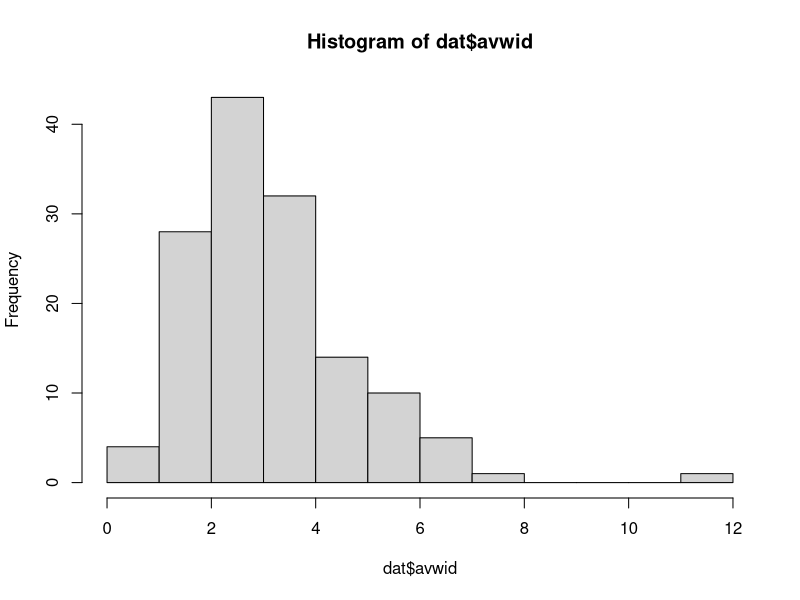
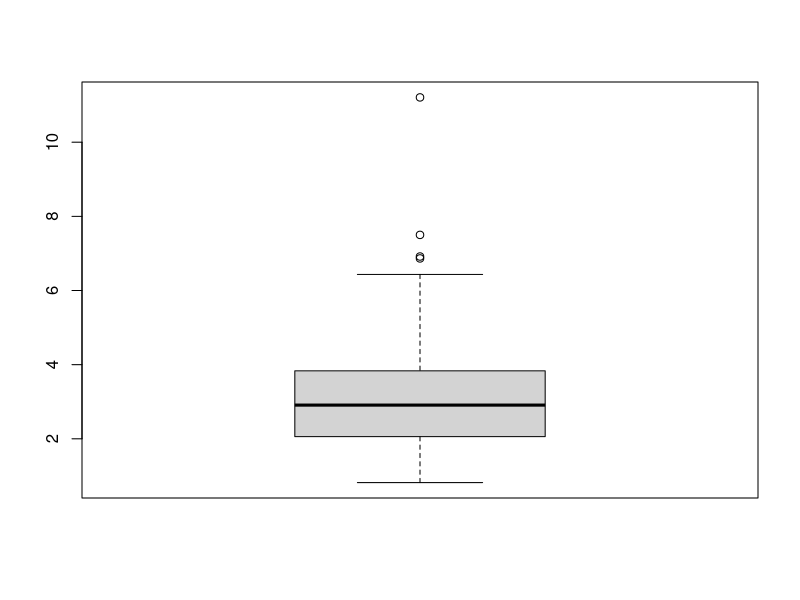

Reproduce these figures in R, in order.
#############################
##  Summary Stats of Data
#############################

#load data
data <- read.csv("Data/Thesis/Tidy/TroutStatus_sites.csv", header = T)

str(data)

summary(data$HUC8)

#mean wetted width

#need covariate data
dat <- read.csv("Data/Thesis/Tidy/BKT_occDF_RMARK.csv", header = T)

names(dat)

max(dat$avwid) #11.2
min(dat$avwid) #0.82
hist(dat$avwid)
boxplot(dat$avwid)
